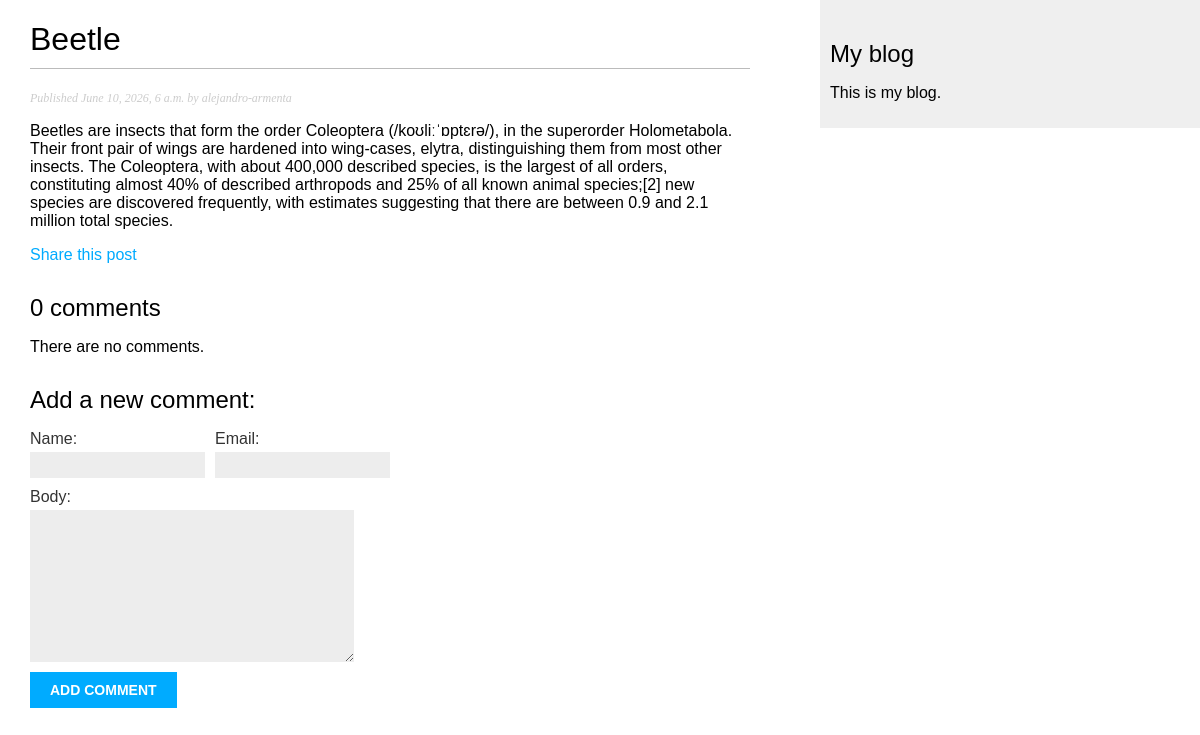
Before: /blog/2026/6/10/beetle/ with the older database file.
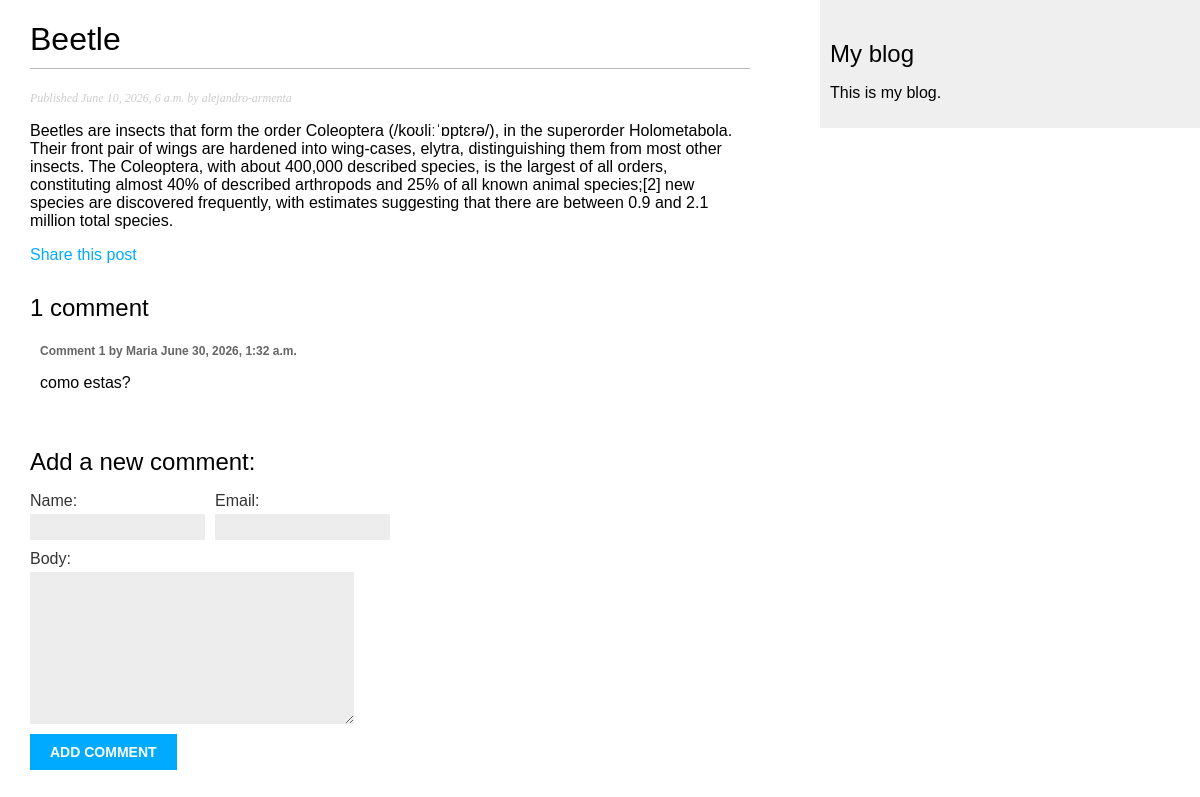
After: the same page with the newer database file.
### blog/models.py (models this page shows, shortened)
class Comment(models.Model):
    post = models.ForeignKey(Post, on_delete=models.CASCADE, related_name="comments")
    name = models.CharField(max_length=80)
    email = models.EmailField()
    body = models.TextField()
    created = models.DateTimeField(auto_now_add=True)
    updated = models.DateTimeField(auto_now=True)
    active = models.BooleanField(default=True)
    class Meta:
        ordering = ["created"]
        indexes = [models.Index(fields=["created"])]

### blog/views.py (the view)
def post_detail(request, year, month, day, post):
    post = get_object_or_404(
        Post,
        status=Post.Status.PUBLISHED,
        publish__year=year,
        publish__month=month,
        publish__day=day,
        slug=post,
    )
    comments = post.comments.filter(active=True)
    form = CommentForm()
    return render(
        request,
        "blog/post/detail.html",
        {"post": post, "comments": comments, "form": form},
    )

### blog/forms.py
class CommentForm(forms.ModelForm):
    bound_field_class = CommentBoundField
    class Meta:
        model = Comment
        fields = ["name", "email", "body"]

### blog/templates/blog/post/detail.html (shortened to what this page needs)
{% extends "blog/base.html" %}
{% block content %}
    <h1>{{ post.title }}</h1>
    <p class="date">
        Published {{ post.publish }} by {{ post.author }}
    </p>
    {{ post.body|linebreaks }}
    <p>
        <a href="{% url 'blog:post_share' post.id %}">
            Share this post
        </a>
    </p>
    {% with comments.count as total_comments %}
        <h2>
            {{ total_comments }} comment{{ total_comments|pluralize }}
        </h2>
    {% endwith %}
    {% for comment in comments %}
        <div class="comment">
            <p class="info">
                Comment {{ forloop.counter }} by {{ comment.name }}
                {{ comment.created }}
            </p>
            {{ comment.body|linebreaks }}
        </div>
    {% empty %}
        <p>There are no comments.</p>
    {% endfor %}
    {% include 'blog/post/includes/comment_form.html' %}
{% endblock %}

Changed rows visible on the page:
added Comment: name "Maria", created "June 30, 2026, 1:32 a.m.", body "como estas?"
Other visible differences:
{{ total_comments }}: "0" → "1"
text no longer shown: "There are no comments."
